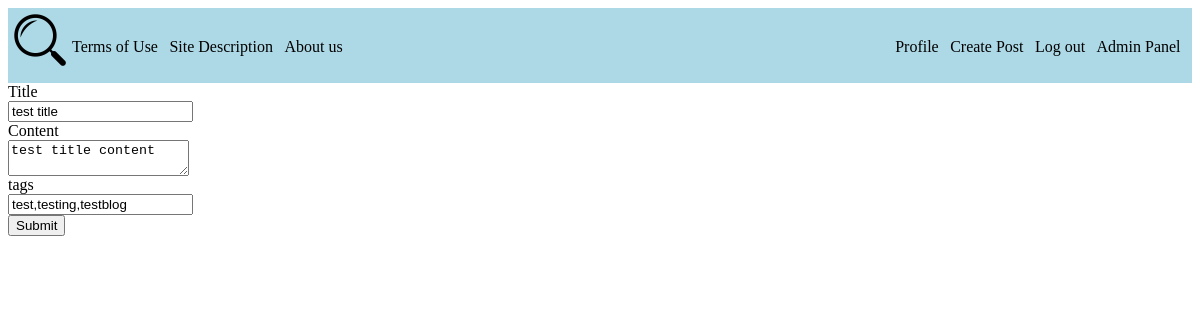
The page /edit_post.php?postid=1 (signed in) on the database as committed earlier.
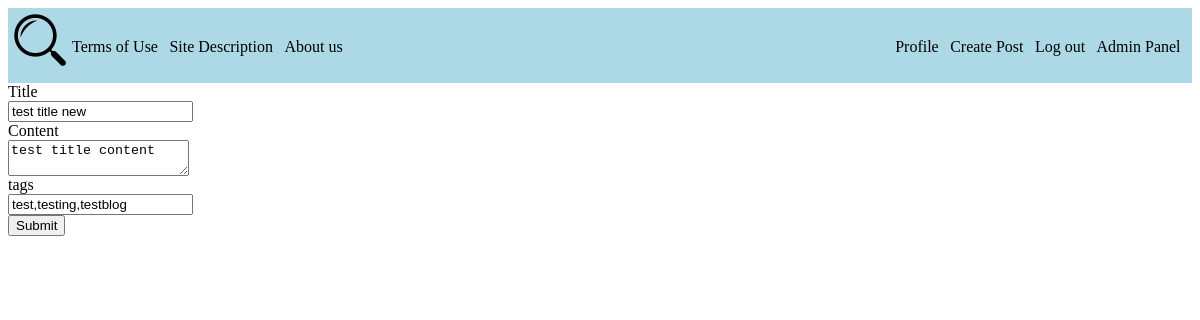
The same page on the database as committed later.
### tables this page shows
CREATE TABLE `posts` (
  `postid` int(11) NOT NULL,
  `userid` int(11) NOT NULL,
  `title` varchar(50) NOT NULL,
  `content` varchar(20000) NOT NULL,
  `tags` varchar(500) DEFAULT NULL
);

### edit_post.php (the view, shortened to what this page needs)
<!DOCTYPE html>
<html>
    <head>
        <link rel="stylesheet" href="css/styles.css" />
    </head>
    <body>
        <?php
            include_once("navbar.php");
            if($_SERVER["REQUEST_METHOD"] == "GET") {
                $postid = $_GET["postid"];
                $db = db_connect();
                if($db) {
                    $post = $db->query("SELECT userid, title, content, tags FROM posts WHERE postid=$postid")->fetch_assoc();
                    $title = $post["title"];
                    $content = $post["content"];
                    $tags = $post["tags"];
                }
            } else if($_SERVER["REQUEST_METHOD"] == "POST") {
                $postid = $_POST["postid"];
                $userid = $_POST["userid"];
                $title = $_POST["title"];
                $content = $_POST["content"];
                $tags = $_POST["tags"];
                $db = db_connect();
                if($db) {
                    console_log("UPDATE posts SET title='$title', content='$content', tags='$tags' WHERE postid=$postid");
                    $result = $db->query("UPDATE posts SET title='$title', content='$content', tags='$tags' WHERE postid=$postid");
                    mysqli_close($db);
                    if($result === TRUE) {
                        header("Location: admin.php");
                        exit();
                    } else {
                        echo "<p style='color: red'>Could not update post!</p>";
                    }
                }
            }
        ?>
        <form action="edit_post.php" method="POST">
            <label for="title">Title</label>
            <input type="text" id="title" name="title" value="<?=$title?>"/>
            <label for="content">Content</label>
            <textarea id="content" name="content"><?=$content?></textarea>
            <label for="tags">tags</label>
            <input type="tags" id="tags" name="tags" value="<?=$tags?>"/>
            <input type="submit" />
        </form>
    </body>
</html>

Rows that differ between the two databases and show on the page:
changed posts "test title content": title "test title" → "test title new"
